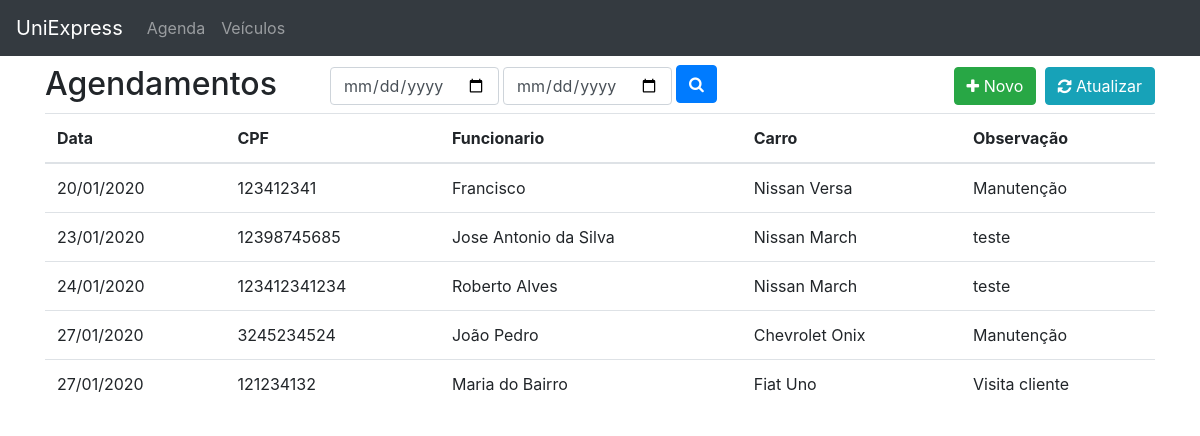
The page /views/Agenda/index.php on the database its author committed.
### tables this page shows
CREATE TABLE `agenda` (
  `id` int(255) NOT NULL,
  `data` date NOT NULL,
  `cpf` varchar(12) NOT NULL,
  `nome` varchar(250) NOT NULL,
  `idVeiculo` int(11) NOT NULL,
  `observacao` varchar(200) NOT NULL
);

CREATE TABLE `veiculo` (
  `id` int(11) NOT NULL,
  `marca` varchar(150) NOT NULL,
  `modelo` varchar(100) NOT NULL,
  `cor` varchar(100) NOT NULL,
  `ano` int(11) NOT NULL,
  `portas` int(11) NOT NULL,
  `combustivel` varchar(100) NOT NULL
);

### api/Database/Agenda.php (called while the page is built, shortened)
<?php
    Class Agenda {
        public static function all(){
            $pdo = Database::connection();
            $sql = 'SELECT * FROM agenda ORDER BY data ASC';
            $query = $pdo->query($sql);
            return $query->fetchAll(PDO::FETCH_ASSOC);
        }
    }
?>

### api/Database/Veiculo.php (called while the page is built, shortened)
<?php
    Class Veiculo {
        public static function all(){
            $pdo = Database::connection();
            $sql = 'SELECT * FROM veiculo';
            $query = $pdo->query($sql);
            return $query->fetchAll(PDO::FETCH_ASSOC);
        }
    }
?>

### views/Agenda/index.php (the view, shortened to what this page needs)
<?php
require_once('../../api/Database/Agenda.php');
require_once('../../api/Database/Veiculo.php');
if(isset($_POST['dataI']) && isset($_POST['dataF'])){
    if(empty($_POST['dataI'])){ $erro = "Campo data obrigatório";
    } else if(empty($_POST['dataF'])){ $erro = "Campo cpf obrigatório";
    } else{
        $dataI = $_POST['dataI'];
        $dataF = $_POST['dataF'];
        $agendamentos = Agenda::period($dataI, $dataF);
    }
} else {
    $agendamentos = Agenda::all();
}
function nameCar($idVeiculo){
    $veiculos = Veiculo::all();
    foreach($veiculos as $veiculo){
        if($veiculo['id'] == $idVeiculo){
            return $veiculo['marca'].' '.$veiculo['modelo'];
        }
    }
}
?>
<header>
    <div class="row">
        <div class="col-md-3">
            <h2>Agendamentos</h2>
        </div>
        <div class="col-md-6">
            <form action="<?=$_SERVER["PHP_SELF"]?>" method="POST" class="form-inline">
                <input type="date" class="form-control mb-1 mr-sm-1" name="dataI"/>
                <input type="date" class="form-control mb-1 mr-sm-1" name="dataF"/>
                <button type="submit" class="btn btn-primary mb-2 mr-sm-2" title="Buscar"><i class="fa fa-search"></i></button>
            </form>
        </div>
        <div class="col-sm-3 text-right h2">
            <a href="cadastro.php" class="btn btn-success"><i class="fa fa-plus"></i> Novo</a>
            <a class="btn btn-info" href="index.php"><i class="fa fa-refresh"></i> Atualizar</a>
        </div>
    </div>
</header>
<table class="table table-hover">
    <thead>
        <th>Data</th>
        <th>CPF</th>
        <th>Funcionario</th>
        <th>Carro</th>
        <th>Observação</th>
    </thead>
    <tbody>
        <?php if($agendamentos) : ?>
            <?php foreach($agendamentos as $evento) :?>
                <tr>
                    <td><?php echo date("d/m/Y", strtotime($evento['data'])) ?></td>
                    <td><?php echo $evento['cpf'] ?></td>
                    <td><?php echo $evento['nome'] ?></td>
                    <td><?php echo nameCar($evento['idVeiculo']) ?></td>
                    <td><?php echo $evento['observacao'] ?></td>
                </tr>
            <?php endforeach ?>
            <?php else : ?>
                <tr>
                    <td colspan="6">Nenhum registro encontrado.</td>
                </tr>
        <?php endif ?>
    </tbody>
</table>

### inc/header.php (style rules this page uses)
body { padding-top: 65px; padding-bottom: 50px; }

### rows shown on the page
agenda: data "20/01/2020", cpf "123412341", nome "Francisco", idVeiculo.modelo "Nissan Versa", observacao "Manutenção"
agenda: data "23/01/2020", cpf "12398745685", nome "Jose Antonio da Silva", idVeiculo "Nissan March", observacao "teste"
agenda: data "24/01/2020", cpf "123412341234", nome "Roberto Alves", idVeiculo "Nissan March", observacao "teste"
agenda: data "27/01/2020", cpf "3245234524", nome "João Pedro", idVeiculo "Chevrolet Onix", observacao "Manutenção"
agenda: data "27/01/2020", cpf "121234132", nome "Maria do Bairro", idVeiculo "Fiat Uno", observacao "Visita cliente"
